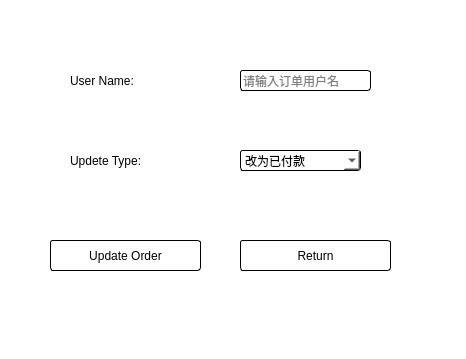
<?xml version="1.0" encoding="UTF-8"?>
<ui version="4.0">
 <class>UpdateOrder</class>
 <widget class="QDialog" name="UpdateOrder">
  <property name="geometry">
   <rect>
    <x>0</x>
    <y>0</y>
    <width>466</width>
    <height>359</height>
   </rect>
  </property>
  <property name="windowTitle">
   <string>订单状态更新</string>
  </property>
  <property name="windowIcon">
   <iconset resource="icon.qrc">
    <normaloff>:/myimages/icon/更新.png</normaloff>:/myimages/icon/更新.png</iconset>
  </property>
  <property name="styleSheet">
   <string notr="true">background-color: rgb(255, 255, 255);</string>
  </property>
  <widget class="QLabel" name="label">
   <property name="geometry">
    <rect>
     <x>70</x>
     <y>70</y>
     <width>141</width>
     <height>21</height>
    </rect>
   </property>
   <property name="styleSheet">
    <string notr="true">font: 25 12pt &quot;3ds Light&quot;;</string>
   </property>
   <property name="text">
    <string>User Name: </string>
   </property>
  </widget>
  <widget class="QLineEdit" name="userNameInput">
   <property name="geometry">
    <rect>
     <x>240</x>
     <y>70</y>
     <width>131</width>
     <height>21</height>
    </rect>
   </property>
   <property name="styleSheet">
    <string notr="true">border-radius: 3px;
border: 1px solid rgb(0, 0, 0);</string>
   </property>
   <property name="placeholderText">
    <string>请输入订单用户名</string>
   </property>
  </widget>
  <widget class="QComboBox" name="updateTypeBox">
   <property name="geometry">
    <rect>
     <x>240</x>
     <y>150</y>
     <width>121</width>
     <height>21</height>
    </rect>
   </property>
   <property name="styleSheet">
    <string notr="true">border-radius: 3px;
border: 1px solid rgb(0, 0, 0);</string>
   </property>
   <item>
    <property name="text">
     <string>改为已付款</string>
    </property>
   </item>
   <item>
    <property name="text">
     <string>改为已取消</string>
    </property>
   </item>
   <item>
    <property name="text">
     <string>改为正在入住</string>
    </property>
   </item>
   <item>
    <property name="text">
     <string>改为已退房</string>
    </property>
   </item>
  </widget>
  <widget class="QLabel" name="label_2">
   <property name="geometry">
    <rect>
     <x>70</x>
     <y>150</y>
     <width>151</width>
     <height>21</height>
    </rect>
   </property>
   <property name="styleSheet">
    <string notr="true">font: 25 12pt &quot;3ds Light&quot;;</string>
   </property>
   <property name="text">
    <string>Updete Type:</string>
   </property>
  </widget>
  <widget class="QPushButton" name="checkButton">
   <property name="geometry">
    <rect>
     <x>50</x>
     <y>240</y>
     <width>151</width>
     <height>31</height>
    </rect>
   </property>
   <property name="focusPolicy">
    <enum>Qt::NoFocus</enum>
   </property>
   <property name="styleSheet">
    <string notr="true">font: 25 12pt &quot;3ds Light&quot;;
border-radius: 3px;
border: 1px solid rgb(0, 0, 0);</string>
   </property>
   <property name="text">
    <string>Update Order</string>
   </property>
  </widget>
  <widget class="QPushButton" name="cancelButton">
   <property name="geometry">
    <rect>
     <x>240</x>
     <y>240</y>
     <width>151</width>
     <height>31</height>
    </rect>
   </property>
   <property name="focusPolicy">
    <enum>Qt::NoFocus</enum>
   </property>
   <property name="styleSheet">
    <string notr="true">font: 25 12pt &quot;3ds Light&quot;;
border-radius: 3px;
border: 1px solid rgb(0, 0, 0);</string>
   </property>
   <property name="text">
    <string>Return</string>
   </property>
  </widget>
 </widget>
 <resources>
  <include location="icon.qrc"/>
 </resources>
 <connections>
  <connection>
   <sender>cancelButton</sender>
   <signal>clicked()</signal>
   <receiver>UpdateOrder</receiver>
   <slot>close()</slot>
   <hints>
    <hint type="sourcelabel">
     <x>324</x>
     <y>321</y>
    </hint>
    <hint type="destinationlabel">
     <x>250</x>
     <y>198</y>
    </hint>
   </hints>
  </connection>
 </connections>
</ui>
